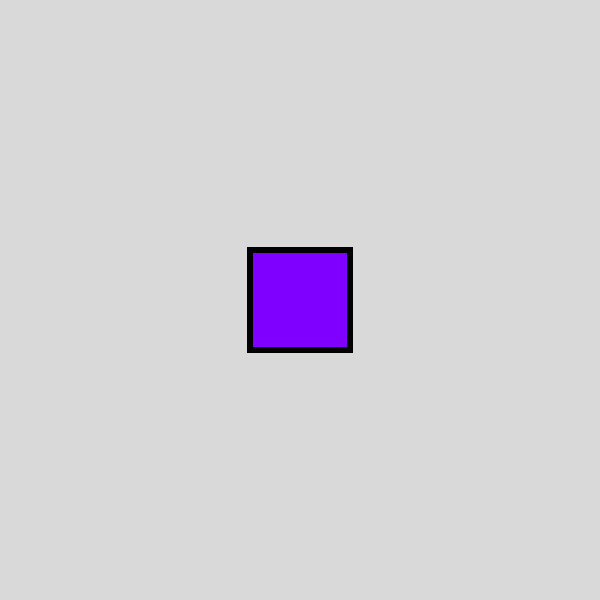
Frame 1 (no input)
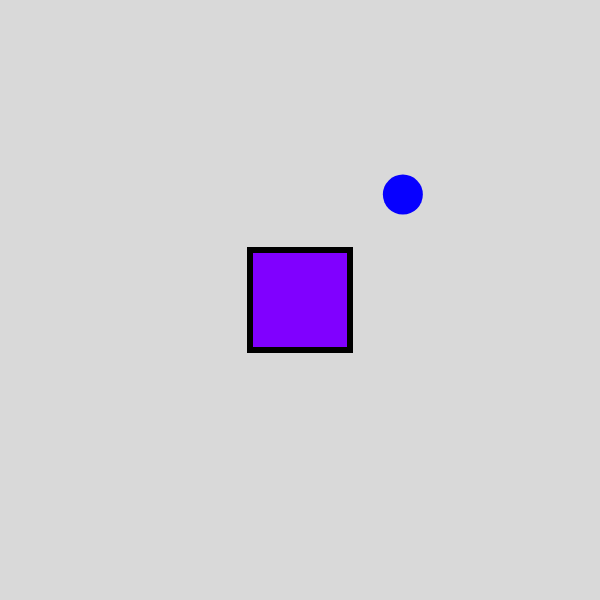
Frame 60 (no input)
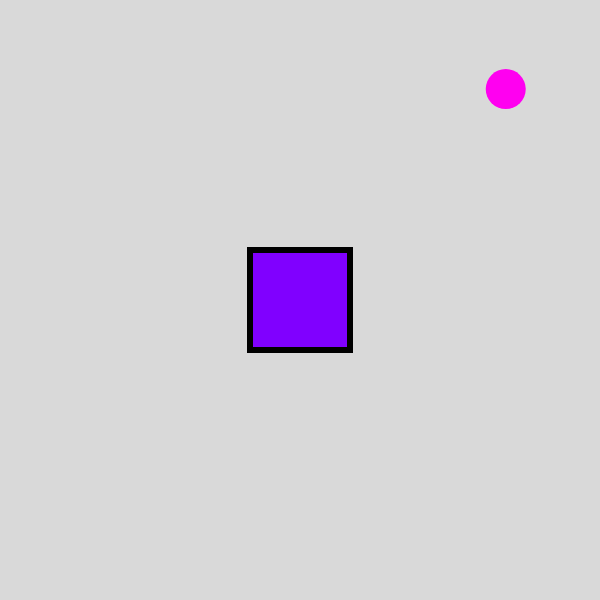
Frame 120 (the mouse pressed at the canvas centre since frame 60)

The p5.js sketch that drew these frames (run headless with seeded random() and noise() and a simulated clock; from frame 60 on, the mouse is pressed at the canvas centre):

// p5.js sketch
// ── sketch.js
let posX
let posY

let velX
let velY

let radius = 20

function setup() {
  createCanvas(600, 600);

  colorMode(HSB, width, 100, 100)
posX = width * 0.5;
posY = height * 0.5;

velX = random(-4, 4);
velY = random(-3, 3);
}

  function draw() {
    posX += velX
    posY += velY

    if (posY + radius >= height || posY - radius <= 0){
      velY = velY * -1
    }
    if (posX + radius >= width || posX - radius<= 0){
      velX = velX * -1
    }

   background(0, 0, 85);

   noStroke()

   fill(posX, 100, 100)
   circle(posX, posY, radius * 2);

   stroke(255, 0, 0)
   strokeWeight(6)
   fill(width * 0.75, 100, 100)
   rect(width * 0.5 - 50, height * 0.5 - 50, 100, 100)
   }
